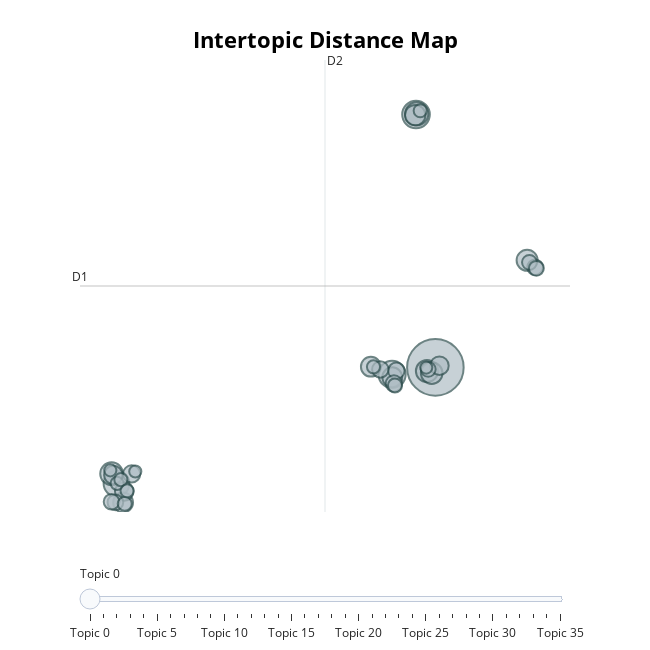

Write notebook code for a chart like this one.
### Code cell
topic_model.visualize_topics()

### Figure 1 — Plotly figure (JSON) as saved in the notebook; plotly's stock layout.template omitted (floating-point values rounded to 4 significant figures)
{"data": [{"customdata": [[0, "covid | 19 | covid 19 | pandemic | work", 130], [1, "sleep | bed | day | struggle | wake", 31], [2, "lonely | friends | talk | feel | loneliness", 30], [3, "depressed weeks | weeks | depressed | weeks depressed | past weeks", 27], [4, "feel | shut | remember | know | won", 22], [5, "anxiety | feel | anxious | weeks | feel like", 21], [6, "lockdown | mental health | moment | able | mental", 20], [7, "depression | family | control | don | edge", 19], [8, "haven depressed | depressed | haven | wouldn say | wouldn", 18], [9, "low | feeling | really low | flat | better", 17], [10, "happy | life try | family | furlough | depressed", 16], [11, "sad | days | like | day | felt", 16], [12, "future | optimistic | hopeful | succeed | feel optimistic", 16], [13, "worried | worried depressed | worrying | write | aspects", 14], [14, "money | debt | financial | result | ends meet", 14], [15, "thankful | weeks | particular | depressed weeks | evening", 14], [16, "sleeping | boyfriend | past | hard | personal life", 12], [17, "felt | felt times | ve felt | times | feeling", 11], [18, "pointless | feels pointless | useless | existence | feel useless", 11], [19, "self | low self | low self esteem | esteem | self esteem", 11], [20, "yes depressed | yes | yes depressed past | pain | sleeping", 10], [21, "happy | family life | recently | fairly | going", 10], [22, "moment | ready | able | day | people", 10], [23, "having | coronavirus | reflection | recently | friends", 9], [24, "yes | yes depressed | exercise | bay | medication", 9], [25, "yes | yes depressed | bed | result | want bed", 9], [26, "motivate | wanted | difficult | ve | yes ve", 8], [27, "children | kids | lot things | activities | look", 8], [28, "taking | ive | depressive | episodes | disorder", 7], [29, "depressed weeks | financially | life good | life | weeks", 7], [30, "positive | felt | calm | felt depressed weeks | healthy", 7], [31, "future | endless | die | look forward | lot time", 7], [32, "relationship | partner | upset | quite | break", 7], [33, "hasn | level | issue | caused | sustained", 6], [34, "yesterday | haven felt depressed | didn | dog | somewhat", 6], [35, "numbness | numb | necessarily | matter | come", 6]], "hovertemplate": "<b>Topic %{customdata[0]}</b><br>%{customdata[1]}<br>Size: %{customdata[2]}", "legendgroup": "", "marker": {"color": "#B0BEC5", "line": {"color": "DarkSlateGrey", "width": 2}, "size": [130, 31, 30, 27, 22, 21, 20, 19, 18, 17, 16, 16, 16, 14, 14, 14, 12, 11, 11, 11, 10, 10, 10, 9, 9, 9, 8, 8, 7, 7, 7, 7, 7, 6, 6, 6], "sizemode": "area", "sizeref": 0.08125, "symbol": "circle"}, "mode": "markers", "name": "", "orientation": "v", "showlegend": false, "type": "scatter", "x": [7.696, 6.486, 4.989, -12.24, 6.528, -12.55, 7.172, 7.467, 13.43, 6.436, -11.83, 5.0, 3.663, -12.44, 7.95, -11.76, -11.3, 5.256, 5.105, 4.255, 13.93, -12.31, -12.55, 7.251, 13.58, 14.01, 5.169, -11.73, 6.749, -12.2, -11.97, 3.826, -11.58, -12.63, 7.126, -11.07], "xaxis": "x", "y": [5.836, 23.89, 5.337, -2.455, 23.93, -1.751, 5.576, 5.427, 13.48, 23.84, -3.804, 5.13, 5.887, -1.844, 5.957, -3.016, -1.767, 5.593, 4.688, 5.689, 12.98, -3.791, -3.752, 5.695, 13.33, 12.9, 4.545, -3.899, 24.15, -2.438, -2.175, 5.873, -2.973, -1.512, 5.82, -1.594], "yaxis": "y"}], "layout": {"annotations": [{"showarrow": false, "text": "D1", "x": -14.52, "y": 11.64, "yshift": 10}, {"showarrow": false, "text": "D2", "x": 0.795, "xshift": 10, "y": 27.77}], "height": 650, "hoverlabel": {"bgcolor": "white", "font": {"family": "Rockwell", "size": 16}}, "legend": {"itemsizing": "constant", "tracegroupgap": 0}, "margin": {"t": 60}, "shapes": [{"line": {"color": "#CFD8DC", "width": 2}, "type": "line", "x0": 0.795, "x1": 0.795, "y0": -4.484, "y1": 27.77}, {"line": {"color": "#9E9E9E", "width": 2}, "type": "line", "x0": -14.52, "x1": 16.11, "y0": 11.64, "y1": 11.64}], "sliders": [{"active": 0, "pad": {"t": 50}, "steps": [{"args": [{"marker.color": [["red", "#B0BEC5", "#B0BEC5", "#B0BEC5", "#B0BEC5", "#B0BEC5", "#B0BEC5", "#B0BEC5", "#B0BEC5", "#B0BEC5", "#B0BEC5", "#B0BEC5", "#B0BEC5", "#B0BEC5", "#B0BEC5", "#B0BEC5", "#B0BEC5", "#B0BEC5", "#B0BEC5", "#B0BEC5", "#B0BEC5", "#B0BEC5", "#B0BEC5", "#B0BEC5", "#B0BEC5", "#B0BEC5", "#B0BEC5", "#B0BEC5", "#B0BEC5", "#B0BEC5", "#B0BEC5", "#B0BEC5", "#B0BEC5", "#B0BEC5", "#B0BEC5", "#B0BEC5"]]}], "label": "Topic 0", "method": "update"}, {"args": [{"marker.color": [["#B0BEC5", "red", "#B0BEC5", "#B0BEC5", "#B0BEC5", "#B0BEC5", "#B0BEC5", "#B0BEC5", "#B0BEC5", "#B0BEC5", "#B0BEC5", "#B0BEC5", "#B0BEC5", "#B0BEC5", "#B0BEC5", "#B0BEC5", "#B0BEC5", "#B0BEC5", "#B0BEC5", "#B0BEC5", "#B0BEC5", "#B0BEC5", "#B0BEC5", "#B0BEC5", "#B0BEC5", "#B0BEC5", "#B0BEC5", "#B0BEC5", "#B0BEC5", "#B0BEC5", "#B0BEC5", "#B0BEC5", "#B0BEC5", "#B0BEC5", "#B0BEC5", "#B0BEC5"]]}], "label": "Topic 1", "method": "update"}, {"args": [{"marker.color": [["#B0BEC5", "#B0BEC5", "red", "#B0BEC5", "#B0BEC5", "#B0BEC5", "#B0BEC5", "#B0BEC5", "#B0BEC5", "#B0BEC5", "#B0BEC5", "#B0BEC5", "#B0BEC5", "#B0BEC5", "#B0BEC5", "#B0BEC5", "#B0BEC5", "#B0BEC5", "#B0BEC5", "#B0BEC5", "#B0BEC5", "#B0BEC5", "#B0BEC5", "#B0BEC5", "#B0BEC5", "#B0BEC5", "#B0BEC5", "#B0BEC5", "#B0BEC5", "#B0BEC5", "#B0BEC5", "#B0BEC5", "#B0BEC5", "#B0BEC5", "#B0BEC5", "#B0BEC5"]]}], "label": "Topic 2", "method": "update"}, {"args": [{"marker.color": [["#B0BEC5", "#B0BEC5", "#B0BEC5", "red", "#B0BEC5", "#B0BEC5", "#B0BEC5", "#B0BEC5", "#B0BEC5", "#B0BEC5", "#B0BEC5", "#B0BEC5", "#B0BEC5", "#B0BEC5", "#B0BEC5", "#B0BEC5", "#B0BEC5", "#B0BEC5", "#B0BEC5", "#B0BEC5", "#B0BEC5", "#B0BEC5", "#B0BEC5", "#B0BEC5", "#B0BEC5", "#B0BEC5", "#B0BEC5", "#B0BEC5", "#B0BEC5", "#B0BEC5", "#B0BEC5", "#B0BEC5", "#B0BEC5", "#B0BEC5", "#B0BEC5", "#B0BEC5"]]}], "label": "Topic 3", "method": "update"}, {"args": [{"marker.color": [["#B0BEC5", "#B0BEC5", "#B0BEC5", "#B0BEC5", "red", "#B0BEC5", "#B0BEC5", "#B0BEC5", "#B0BEC5", "#B0BEC5", "#B0BEC5", "#B0BEC5", "#B0BEC5", "#B0BEC5", "#B0BEC5", "#B0BEC5", "#B0BEC5", "#B0BEC5", "#B0BEC5", "#B0BEC5", "#B0BEC5", "#B0BEC5", "#B0BEC5", "#B0BEC5", "#B0BEC5", "#B0BEC5", "#B0BEC5", "#B0BEC5", "#B0BEC5", "#B0BEC5", "#B0BEC5", "#B0BEC5", "#B0BEC5", "#B0BEC5", "#B0BEC5", "#B0BEC5"]]}], "label": "Topic 4", "method": "update"}, {"args": [{"marker.color": [["#B0BEC5", "#B0BEC5", "#B0BEC5", "#B0BEC5", "#B0BEC5", "red", "#B0BEC5", "#B0BEC5", "#B0BEC5", "#B0BEC5", "#B0BEC5", "#B0BEC5", "#B0BEC5", "#B0BEC5", "#B0BEC5", "#B0BEC5", "#B0BEC5", "#B0BEC5", "#B0BEC5", "#B0BEC5", "#B0BEC5", "#B0BEC5", "#B0BEC5", "#B0BEC5", "#B0BEC5", "#B0BEC5", "#B0BEC5", "#B0BEC5", "#B0BEC5", "#B0BEC5", "#B0BEC5", "#B0BEC5", "#B0BEC5", "#B0BEC5", "#B0BEC5", "#B0BEC5"]]}], "label": "Topic 5", "method": "update"}, {"args": [{"marker.color": [["#B0BEC5", "#B0BEC5", "#B0BEC5", "#B0BEC5", "#B0BEC5", "#B0BEC5", "red", "#B0BEC5", "#B0BEC5", "#B0BEC5", "#B0BEC5", "#B0BEC5", "#B0BEC5", "#B0BEC5", "#B0BEC5", "#B0BEC5", "#B0BEC5", "#B0BEC5", "#B0BEC5", "#B0BEC5", "#B0BEC5", "#B0BEC5", "#B0BEC5", "#B0BEC5", "#B0BEC5", "#B0BEC5", "#B0BEC5", "#B0BEC5", "#B0BEC5", "#B0BEC5", "#B0BEC5", "#B0BEC5", "#B0BEC5", "#B0BEC5", "#B0BEC5", "#B0BEC5"]]}], "label": "Topic 6", "method": "update"}, {"args": [{"marker.color": [["#B0BEC5", "#B0BEC5", "#B0BEC5", "#B0BEC5", "#B0BEC5", "#B0BEC5", "#B0BEC5", "red", "#B0BEC5", "#B0BEC5", "#B0BEC5", "#B0BEC5", "#B0BEC5", "#B0BEC5", "#B0BEC5", "#B0BEC5", "#B0BEC5", "#B0BEC5", "#B0BEC5", "#B0BEC5", "#B0BEC5", "#B0BEC5", "#B0BEC5", "#B0BEC5", "#B0BEC5", "#B0BEC5", "#B0BEC5", "#B0BEC5", "#B0BEC5", "#B0BEC5", "#B0BEC5", "#B0BEC5", "#B0BEC5", "#B0BEC5", "#B0BEC5", "#B0BEC5"]]}], "label": "Topic 7", "method": "update"}, {"args": [{"marker.color": [["#B0BEC5", "#B0BEC5", "#B0BEC5", "#B0BEC5", "#B0BEC5", "#B0BEC5", "#B0BEC5", "#B0BEC5", "red", "#B0BEC5", "#B0BEC5", "#B0BEC5", "#B0BEC5", "#B0BEC5", "#B0BEC5", "#B0BEC5", "#B0BEC5", "#B0BEC5", "#B0BEC5", "#B0BEC5", "#B0BEC5", "#B0BEC5", "#B0BEC5", "#B0BEC5", "#B0BEC5", "#B0BEC5", "#B0BEC5", "#B0BEC5", "#B0BEC5", "#B0BEC5", "#B0BEC5", "#B0BEC5", "#B0BEC5", "#B0BEC5", "#B0BEC5", "#B0BEC5"]]}], "label": "Topic 8", "method": "update"}, {"args": [{"marker.color": [["#B0BEC5", "#B0BEC5", "#B0BEC5", "#B0BEC5", "#B0BEC5", "#B0BEC5", "#B0BEC5", "#B0BEC5", "#B0BEC5", "red", "#B0BEC5", "#B0BEC5", "#B0BEC5", "#B0BEC5", "#B0BEC5", "#B0BEC5", "#B0BEC5", "#B0BEC5", "#B0BEC5", "#B0BEC5", "#B0BEC5", "#B0BEC5", "#B0BEC5", "#B0BEC5", "#B0BEC5", "#B0BEC5", "#B0BEC5", "#B0BEC5", "#B0BEC5", "#B0BEC5", "#B0BEC5", "#B0BEC5", "#B0BEC5", "#B0BEC5", "#B0BEC5", "#B0BEC5"]]}], "label": "Topic 9", "method": "update"}, {"args": [{"marker.color": [["#B0BEC5", "#B0BEC5", "#B0BEC5", "#B0BEC5", "#B0BEC5", "#B0BEC5", "#B0BEC5", "#B0BEC5", "#B0BEC5", "#B0BEC5", "red", "#B0BEC5", "#B0BEC5", "#B0BEC5", "#B0BEC5", "#B0BEC5", "#B0BEC5", "#B0BEC5", "#B0BEC5", "#B0BEC5", "#B0BEC5", "#B0BEC5", "#B0BEC5", "#B0BEC5", "#B0BEC5", "#B0BEC5", "#B0BEC5", "#B0BEC5", "#B0BEC5", "#B0BEC5", "#B0BEC5", "#B0BEC5", "#B0BEC5", "#B0BEC5", "#B0BEC5", "#B0BEC5"]]}], "label": "Topic 10", "method": "update"}, {"args": [{"marker.color": [["#B0BEC5", "#B0BEC5", "#B0BEC5", "#B0BEC5", "#B0BEC5", "#B0BEC5", "#B0BEC5", "#B0BEC5", "#B0BEC5", "#B0BEC5", "#B0BEC5", "red", "#B0BEC5", "#B0BEC5", "#B0BEC5", "#B0BEC5", "#B0BEC5", "#B0BEC5", "#B0BEC5", "#B0BEC5", "#B0BEC5", "#B0BEC5", "#B0BEC5", "#B0BEC5", "#B0BEC5", "#B0BEC5", "#B0BEC5", "#B0BEC5", "#B0BEC5", "#B0BEC5", "#B0BEC5", "#B0BEC5", "#B0BEC5", "#B0BEC5", "#B0BEC5", "#B0BEC5"]]}], "label": "Topic 11", "method": "update"}, {"args": [{"marker.color": [["#B0BEC5", "#B0BEC5", "#B0BEC5", "#B0BEC5", "#B0BEC5", "#B0BEC5", "#B0BEC5", "#B0BEC5", "#B0BEC5", "#B0BEC5", "#B0BEC5", "#B0BEC5", "red", "#B0BEC5", "#B0BEC5", "#B0BEC5", "#B0BEC5", "#B0BEC5", "#B0BEC5", "#B0BEC5", "#B0BEC5", "#B0BEC5", "#B0BEC5", "#B0BEC5", "#B0BEC5", "#B0BEC5", "#B0BEC5", "#B0BEC5", "#B0BEC5", "#B0BEC5", "#B0BEC5", "#B0BEC5", "#B0BEC5", "#B0BEC5", "#B0BEC5", "#B0BEC5"]]}], "label": "Topic 12", "method": "update"}, {"args": [{"marker.color": [["#B0BEC5", "#B0BEC5", "#B0BEC5", "#B0BEC5", "#B0BEC5", "#B0BEC5", "#B0BEC5", "#B0BEC5", "#B0BEC5", "#B0BEC5", "#B0BEC5", "#B0BEC5", "#B0BEC5", "red", "#B0BEC5", "#B0BEC5", "#B0BEC5", "#B0BEC5", "#B0BEC5", "#B0BEC5", "#B0BEC5", "#B0BEC5", "#B0BEC5", "#B0BEC5", "#B0BEC5", "#B0BEC5", "#B0BEC5", "#B0BEC5", "#B0BEC5", "#B0BEC5", "#B0BEC5", "#B0BEC5", "#B0BEC5", "#B0BEC5", "#B0BEC5", "#B0BEC5"]]}], "label": "Topic 13", "method": "update"}, {"args": [{"marker.color": [["#B0BEC5", "#B0BEC5", "#B0BEC5", "#B0BEC5", "#B0BEC5", "#B0BEC5", "#B0BEC5", "#B0BEC5", "#B0BEC5", "#B0BEC5", "#B0BEC5", "#B0BEC5", "#B0BEC5", "#B0BEC5", "red", "#B0BEC5", "#B0BEC5", "#B0BEC5", "#B0BEC5", "#B0BEC5", "#B0BEC5", "#B0BEC5", "#B0BEC5", "#B0BEC5", "#B0BEC5", "#B0BEC5", "#B0BEC5", "#B0BEC5", "#B0BEC5", "#B0BEC5", "#B0BEC5", "#B0BEC5", "#B0BEC5", "#B0BEC5", "#B0BEC5", "#B0BEC5"]]}], "label": "Topic 14", "method": "update"}, {"args": [{"marker.color": [["#B0BEC5", "#B0BEC5", "#B0BEC5", "#B0BEC5", "#B0BEC5", "#B0BEC5", "#B0BEC5", "#B0BEC5", "#B0BEC5", "#B0BEC5", "#B0BEC5", "#B0BEC5", "#B0BEC5", "#B0BEC5", "#B0BEC5", "red", "#B0BEC5", "#B0BEC5", "#B0BEC5", "#B0BEC5", "#B0BEC5", "#B0BEC5", "#B0BEC5", "#B0BEC5", "#B0BEC5", "#B0BEC5", "#B0BEC5", "#B0BEC5", "#B0BEC5", "#B0BEC5", "#B0BEC5", "#B0BEC5", "#B0BEC5", "#B0BEC5", "#B0BEC5", "#B0BEC5"]]}], "label": "Topic 15", "method": "update"}, {"args": [{"marker.color": [["#B0BEC5", "#B0BEC5", "#B0BEC5", "#B0BEC5", "#B0BEC5", "#B0BEC5", "#B0BEC5", "#B0BEC5", "#B0BEC5", "#B0BEC5", "#B0BEC5", "#B0BEC5", "#B0BEC5", "#B0BEC5", "#B0BEC5", "#B0BEC5", "red", "#B0BEC5", "#B0BEC5", "#B0BEC5", "#B0BEC5", "#B0BEC5", "#B0BEC5", "#B0BEC5", "#B0BEC5", "#B0BEC5", "#B0BEC5", "#B0BEC5", "#B0BEC5", "#B0BEC5", "#B0BEC5", "#B0BEC5", "#B0BEC5", "#B0BEC5", "#B0BEC5", "#B0BEC5"]]}], "label": "Topic 16", "method": "update"}, {"args": [{"marker.color": [["#B0BEC5", "#B0BEC5", "#B0BEC5", "#B0BEC5", "#B0BEC5", "#B0BEC5", "#B0BEC5", "#B0BEC5", "#B0BEC5", "#B0BEC5", "#B0BEC5", "#B0BEC5", "#B0BEC5", "#B0BEC5", "#B0BEC5", "#B0BEC5", "#B0BEC5", "red", "#B0BEC5", "#B0BEC5", "#B0BEC5", "#B0BEC5", "#B0BEC5", "#B0BEC5", "#B0BEC5", "#B0BEC5", "#B0BEC5", "#B0BEC5", "#B0BEC5", "#B0BEC5", "#B0BEC5", "#B0BEC5", "#B0BEC5", "#B0BEC5", "#B0BEC5", "#B0BEC5"]]}], "label": "Topic 17", "method": "update"}, {"args": [{"marker.color": [["#B0BEC5", "#B0BEC5", "#B0BEC5", "#B0BEC5", "#B0BEC5", "#B0BEC5", "#B0BEC5", "#B0BEC5", "#B0BEC5", "#B0BEC5", "#B0BEC5", "#B0BEC5", "#B0BEC5", "#B0BEC5", "#B0BEC5", "#B0BEC5", "#B0BEC5", "#B0BEC5", "red", "#B0BEC5", "#B0BEC5", "#B0BEC5", "#B0BEC5", "#B0BEC5", "#B0BEC5", "#B0BEC5", "#B0BEC5", "#B0BEC5", "#B0BEC5", "#B0BEC5", "#B0BEC5", "#B0BEC5", "#B0BEC5", "#B0BEC5", "#B0BEC5", "#B0BEC5"]]}], "label": "Topic 18", "method": "update"}, {"args": [{"marker.color": [["#B0BEC5", "#B0BEC5", "#B0BEC5", "#B0BEC5", "#B0BEC5", "#B0BEC5", "#B0BEC5", "#B0BEC5", "#B0BEC5", "#B0BEC5", "#B0BEC5", "#B0BEC5", "#B0BEC5", "#B0BEC5", "#B0BEC5", "#B0BEC5", "#B0BEC5", "#B0BEC5", "#B0BEC5", "red", "#B0BEC5", "#B0BEC5", "#B0BEC5", "#B0BEC5", "#B0BEC5", "#B0BEC5", "#B0BEC5", "#B0BEC5", "#B0BEC5", "#B0BEC5", "#B0BEC5", "#B0BEC5", "#B0BEC5", "#B0BEC5", "#B0BEC5", "#B0BEC5"]]}], "label": "Topic 19", "method": "update"}, {"args": [{"marker.color": [["#B0BEC5", "#B0BEC5", "#B0BEC5", "#B0BEC5", "#B0BEC5", "#B0BEC5", "#B0BEC5", "#B0BEC5", "#B0BEC5", "#B0BEC5", "#B0BEC5", "#B0BEC5", "#B0BEC5", "#B0BEC5", "#B0BEC5", "#B0BEC5", "#B0BEC5", "#B0BEC5", "#B0BEC5", "#B0BEC5", "red", "#B0BEC5", "#B0BEC5", "#B0BEC5", "#B0BEC5", "#B0BEC5", "#B0BEC5", "#B0BEC5", "#B0BEC5", "#B0BEC5", "#B0BEC5", "#B0BEC5", "#B0BEC5", "#B0BEC5", "#B0BEC5", "#B0BEC5"]]}], "label": "Topic 20", "method": "update"}, {"args": [{"marker.color": [["#B0BEC5", "#B0BEC5", "#B0BEC5", "#B0BEC5", "#B0BEC5", "#B0BEC5", "#B0BEC5", "#B0BEC5", "#B0BEC5", "#B0BEC5", "#B0BEC5", "#B0BEC5", "#B0BEC5", "#B0BEC5", "#B0BEC5", "#B0BEC5", "#B0BEC5", "#B0BEC5", "#B0BEC5", "#B0BEC5", "#B0BEC5", "red", "#B0BEC5", "#B0BEC5", "#B0BEC5", "#B0BEC5", "#B0BEC5", "#B0BEC5", "#B0BEC5", "#B0BEC5", "#B0BEC5", "#B0BEC5", "#B0BEC5", "#B0BEC5", "#B0BEC5", "#B0BEC5"]]}], "label": "Topic 21", "method": "update"}, {"args": [{"marker.color": [["#B0BEC5", "#B0BEC5", "#B0BEC5", "#B0BEC5", "#B0BEC5", "#B0BEC5", "#B0BEC5", "#B0BEC5", "#B0BEC5", "#B0BEC5", "#B0BEC5", "#B0BEC5", "#B0BEC5", "#B0BEC5", "#B0BEC5", "#B0BEC5", "#B0BEC5", "#B0BEC5", "#B0BEC5", "#B0BEC5", "#B0BEC5", "#B0BEC5", "red", "#B0BEC5", "#B0BEC5", "#B0BEC5", "#B0BEC5", "#B0BEC5", "#B0BEC5", "#B0BEC5", "#B0BEC5", "#B0BEC5", "#B0BEC5", "#B0BEC5", "#B0BEC5", "#B0BEC5"]]}], "label": "Topic 22", "method": "update"}, {"args": [{"marker.color": [["#B0BEC5", "#B0BEC5", "#B0BEC5", "#B0BEC5", "#B0BEC5", "#B0BEC5", "#B0BEC5", "#B0BEC5", "#B0BEC5", "#B0BEC5", "#B0BEC5", "#B0BEC5", "#B0BEC5", "#B0BEC5", "#B0BEC5", "#B0BEC5", "#B0BEC5", "#B0BEC5", "#B0BEC5", "#B0BEC5", "#B0BEC5", "#B0BEC5", "#B0BEC5", "red", "#B0BEC5", "#B0BEC5", "#B0BEC5", "#B0BEC5", "#B0BEC5", "#B0BEC5", "#B0BEC5", "#B0BEC5", "#B0BEC5", "#B0BEC5", "#B0BEC5", "#B0BEC5"]]}], "label": "Topic 23", "method": "update"}, {"args": [{"marker.color": [["#B0BEC5", "#B0BEC5", "#B0BEC5", "#B0BEC5", "#B0BEC5", "#B0BEC5", "#B0BEC5", "#B0BEC5", "#B0BEC5", "#B0BEC5", "#B0BEC5", "#B0BEC5", "#B0BEC5", "#B0BEC5", "#B0BEC5", "#B0BEC5", "#B0BEC5", "#B0BEC5", "#B0BEC5", "#B0BEC5", "#B0BEC5", "#B0BEC5", "#B0BEC5", "#B0BEC5", "red", "#B0BEC5", "#B0BEC5", "#B0BEC5", "#B0BEC5", "#B0BEC5", "#B0BEC5", "#B0BEC5", "#B0BEC5", "#B0BEC5", "#B0BEC5", "#B0BEC5"]]}], "label": "Topic 24", "method": "update"}, {"args": [{"marker.color": [["#B0BEC5", "#B0BEC5", "#B0BEC5", "#B0BEC5", "#B0BEC5", "#B0BEC5", "#B0BEC5", "#B0BEC5", "#B0BEC5", "#B0BEC5", "#B0BEC5", "#B0BEC5", "#B0BEC5", "#B0BEC5", "#B0BEC5", "#B0BEC5", "#B0BEC5", "#B0BEC5", "#B0BEC5", "#B0BEC5", "#B0BEC5", "#B0BEC5", "#B0BEC5", "#B0BEC5", "#B0BEC5", "red", "#B0BEC5", "#B0BEC5", "#B0BEC5", "#B0BEC5", "#B0BEC5", "#B0BEC5", "#B0BEC5", "#B0BEC5", "#B0BEC5", "#B0BEC5"]]}], "label": "Topic 25", "method": "update"}, {"args": [{"marker.color": [["#B0BEC5", "#B0BEC5", "#B0BEC5", "#B0BEC5", "#B0BEC5", "#B0BEC5", "#B0BEC5", "#B0BEC5", "#B0BEC5", "#B0BEC5", "#B0BEC5", "#B0BEC5", "#B0BEC5", "#B0BEC5", "#B0BEC5", "#B0BEC5", "#B0BEC5", "#B0BEC5", "#B0BEC5", "#B0BEC5", "#B0BEC5", "#B0BEC5", "#B0BEC5", "#B0BEC5", "#B0BEC5", "#B0BEC5", "red", "#B0BEC5", "#B0BEC5", "#B0BEC5", "#B0BEC5", "#B0BEC5", "#B0BEC5", "#B0BEC5", "#B0BEC5", "#B0BEC5"]]}], "label": "Topic 26", "method": "update"}, {"args": [{"marker.color": [["#B0BEC5", "#B0BEC5", "#B0BEC5", "#B0BEC5", "#B0BEC5", "#B0BEC5", "#B0BEC5", "#B0BEC5", "#B0BEC5", "#B0BEC5", "#B0BEC5", "#B0BEC5", "#B0BEC5", "#B0BEC5", "#B0BEC5", "#B0BEC5", "#B0BEC5", "#B0BEC5", "#B0BEC5", "#B0BEC5", "#B0BEC5", "#B0BEC5", "#B0BEC5", "#B0BEC5", "#B0BEC5", "#B0BEC5", "#B0BEC5", "red", "#B0BEC5", "#B0BEC5", "#B0BEC5", "#B0BEC5", "#B0BEC5", "#B0BEC5", "#B0BEC5", "#B0BEC5"]]}], "label": "Topic 27", "method": "update"}, {"args": [{"marker.color": [["#B0BEC5", "#B0BEC5", "#B0BEC5", "#B0BEC5", "#B0BEC5", "#B0BEC5", "#B0BEC5", "#B0BEC5", "#B0BEC5", "#B0BEC5", "#B0BEC5", "#B0BEC5", "#B0BEC5", "#B0BEC5", "#B0BEC5", "#B0BEC5", "#B0BEC5", "#B0BEC5", "#B0BEC5", "#B0BEC5", "#B0BEC5", "#B0BEC5", "#B0BEC5", "#B0BEC5", "#B0BEC5", "#B0BEC5", "#B0BEC5", "#B0BEC5", "red", "#B0BEC5", "#B0BEC5", "#B0BEC5", "#B0BEC5", "#B0BEC5", "#B0BEC5", "#B0BEC5"]]}], "label": "Topic 28", "method": "update"}, {"args": [{"marker.color": [["#B0BEC5", "#B0BEC5", "#B0BEC5", "#B0BEC5", "#B0BEC5", "#B0BEC5", "#B0BEC5", "#B0BEC5", "#B0BEC5", "#B0BEC5", "#B0BEC5", "#B0BEC5", "#B0BEC5", "#B0BEC5", "#B0BEC5", "#B0BEC5", "#B0BEC5", "#B0BEC5", "#B0BEC5", "#B0BEC5", "#B0BEC5", "#B0BEC5", "#B0BEC5", "#B0BEC5", "#B0BEC5", "#B0BEC5", "#B0BEC5", "#B0BEC5", "#B0BEC5", "red", "#B0BEC5", "#B0BEC5", "#B0BEC5", "#B0BEC5", "#B0BEC5", "#B0BEC5"]]}], "label": "Topic 29", "method": "update"}, {"args": [{"marker.color": [["#B0BEC5", "#B0BEC5", "#B0BEC5", "#B0BEC5", "#B0BEC5", "#B0BEC5", "#B0BEC5", "#B0BEC5", "#B0BEC5", "#B0BEC5", "#B0BEC5", "#B0BEC5", "#B0BEC5", "#B0BEC5", "#B0BEC5", "#B0BEC5", "#B0BEC5", "#B0BEC5", "#B0BEC5", "#B0BEC5", "#B0BEC5", "#B0BEC5", "#B0BEC5", "#B0BEC5", "#B0BEC5", "#B0BEC5", "#B0BEC5", "#B0BEC5", "#B0BEC5", "#B0BEC5", "red", "#B0BEC5", "#B0BEC5", "#B0BEC5", "#B0BEC5", "#B0BEC5"]]}], "label": "Topic 30", "method": "update"}, {"args": [{"marker.color": [["#B0BEC5", "#B0BEC5", "#B0BEC5", "#B0BEC5", "#B0BEC5", "#B0BEC5", "#B0BEC5", "#B0BEC5", "#B0BEC5", "#B0BEC5", "#B0BEC5", "#B0BEC5", "#B0BEC5", "#B0BEC5", "#B0BEC5", "#B0BEC5", "#B0BEC5", "#B0BEC5", "#B0BEC5", "#B0BEC5", "#B0BEC5", "#B0BEC5", "#B0BEC5", "#B0BEC5", "#B0BEC5", "#B0BEC5", "#B0BEC5", "#B0BEC5", "#B0BEC5", "#B0BEC5", "#B0BEC5", "red", "#B0BEC5", "#B0BEC5", "#B0BEC5", "#B0BEC5"]]}], "label": "Topic 31", "method": "update"}, {"args": [{"marker.color": [["#B0BEC5", "#B0BEC5", "#B0BEC5", "#B0BEC5", "#B0BEC5", "#B0BEC5", "#B0BEC5", "#B0BEC5", "#B0BEC5", "#B0BEC5", "#B0BEC5", "#B0BEC5", "#B0BEC5", "#B0BEC5", "#B0BEC5", "#B0BEC5", "#B0BEC5", "#B0BEC5", "#B0BEC5", "#B0BEC5", "#B0BEC5", "#B0BEC5", "#B0BEC5", "#B0BEC5", "#B0BEC5", "#B0BEC5", "#B0BEC5", "#B0BEC5", "#B0BEC5", "#B0BEC5", "#B0BEC5", "#B0BEC5", "red", "#B0BEC5", "#B0BEC5", "#B0BEC5"]]}], "label": "Topic 32", "method": "update"}, {"args": [{"marker.color": [["#B0BEC5", "#B0BEC5", "#B0BEC5", "#B0BEC5", "#B0BEC5", "#B0BEC5", "#B0BEC5", "#B0BEC5", "#B0BEC5", "#B0BEC5", "#B0BEC5", "#B0BEC5", "#B0BEC5", "#B0BEC5", "#B0BEC5", "#B0BEC5", "#B0BEC5", "#B0BEC5", "#B0BEC5", "#B0BEC5", "#B0BEC5", "#B0BEC5", "#B0BEC5", "#B0BEC5", "#B0BEC5", "#B0BEC5", "#B0BEC5", "#B0BEC5", "#B0BEC5", "#B0BEC5", "#B0BEC5", "#B0BEC5", "#B0BEC5", "red", "#B0BEC5", "#B0BEC5"]]}], "label": "Topic 33", "method": "update"}, {"args": [{"marker.color": [["#B0BEC5", "#B0BEC5", "#B0BEC5", "#B0BEC5", "#B0BEC5", "#B0BEC5", "#B0BEC5", "#B0BEC5", "#B0BEC5", "#B0BEC5", "#B0BEC5", "#B0BEC5", "#B0BEC5", "#B0BEC5", "#B0BEC5", "#B0BEC5", "#B0BEC5", "#B0BEC5", "#B0BEC5", "#B0BEC5", "#B0BEC5", "#B0BEC5", "#B0BEC5", "#B0BEC5", "#B0BEC5", "#B0BEC5", "#B0BEC5", "#B0BEC5", "#B0BEC5", "#B0BEC5", "#B0BEC5", "#B0BEC5", "#B0BEC5", "#B0BEC5", "red", "#B0BEC5"]]}], "label": "Topic 34", "method": "update"}, {"args": [{"marker.color": [["#B0BEC5", "#B0BEC5", "#B0BEC5", "#B0BEC5", "#B0BEC5", "#B0BEC5", "#B0BEC5", "#B0BEC5", "#B0BEC5", "#B0BEC5", "#B0BEC5", "#B0BEC5", "#B0BEC5", "#B0BEC5", "#B0BEC5", "#B0BEC5", "#B0BEC5", "#B0BEC5", "#B0BEC5", "#B0BEC5", "#B0BEC5", "#B0BEC5", "#B0BEC5", "#B0BEC5", "#B0BEC5", "#B0BEC5", "#B0BEC5", "#B0BEC5", "#B0BEC5", "#B0BEC5", "#B0BEC5", "#B0BEC5", "#B0BEC5", "#B0BEC5", "#B0BEC5", "red"]]}], "label": "Topic 35", "method": "update"}]}], "title": {"font": {"color": "Black", "size": 22}, "text": "<b>Intertopic Distance Map</b>", "x": 0.5, "xanchor": "center", "y": 0.95, "yanchor": "top"}, "width": 650, "xaxis": {"anchor": "y", "domain": [0, 1], "range": [-14.52, 16.11], "title": {"text": ""}, "visible": false}, "yaxis": {"anchor": "x", "domain": [0, 1], "range": [-4.484, 27.77], "title": {"text": ""}, "visible": false}}}
